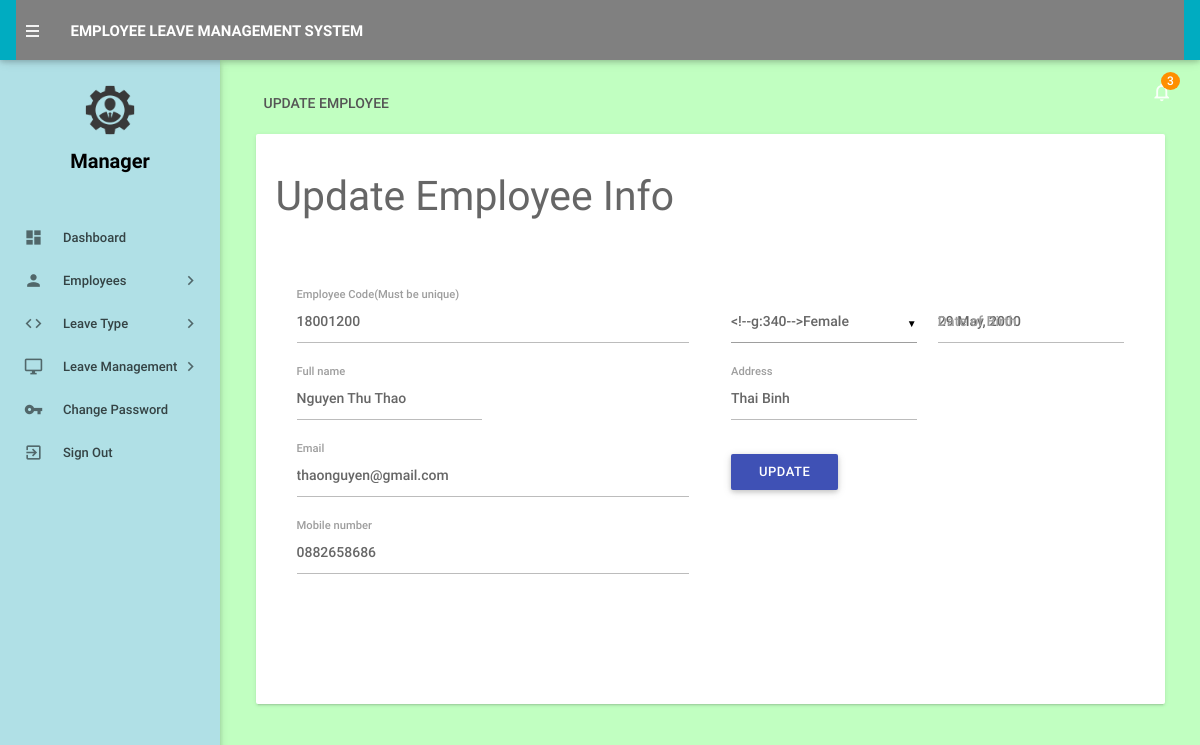
The app's page /admin/editemployee.php?empid=1 (signed in) with its own data.
### tables this page shows
CREATE TABLE `employees` (
  `id` int(11) NOT NULL,
  `EmpId` varchar(100) NOT NULL,
  `FullName` varchar(150) NOT NULL,
  `EmailId` varchar(200) NOT NULL,
  `Password` varchar(180) NOT NULL,
  `Gender` varchar(100) NOT NULL,
  `Dob` varchar(100) NOT NULL,
  `Address` varchar(255) NOT NULL,
  `Phonenumber` char(11) NOT NULL,
  `Status` int(1) NOT NULL,
  `RegDate` timestamp NOT NULL DEFAULT current_timestamp()
);

### admin/editemployee.php (the view, shortened to what this page needs)
<?php
include('includes/config.php');
if (strlen($_SESSION['alogin']) == 0) {
    header('location:index.php');
} else {
    ?>
    <!DOCTYPE html>
    <html lang="en">
        <head>
            <link type="text/css" rel="stylesheet" href="../assets/plugins/materialize/css/materialize.min.css"/>
            <link href="../assets/plugins/material-preloader/css/materialPreloader.min.css" rel="stylesheet">
            <link href="../assets/css/alpha.min.css" rel="stylesheet" type="text/css"/>
            <link href="../assets/css/custom.css" rel="stylesheet" type="text/css"/>
        </head>
        <body>
            <?php include('includes/header.php'); ?>
            <?php include('includes/sidebar.php'); ?>
            <div class="mn-content fixed-sidebar" style="background: #C1FFC1">
            <main class="mn-inner" >
                <div class="row">
                    <div class="col s12">
                        <div class="page-title">Update employee</div>
                    </div>
                    <div class="col s12 m12 l12">
                        <div class="card">
                            <div class="card-content">
                                <form id="example-form" method="post" name="updatemp">
                                    <div>
                                        <h3>Update Employee Info</h3>
                                        <section>
                                            <div class="wizard-content">
                                                <div class="row">
                                                    <div class="col m6">
                                                        <div class="row">
                                                            <?php
                                                            $eid = intval($_GET['empid']);
                                                            $sql = "SELECT * from  employees where id=:eid";
                                                            $query = $dbh->prepare($sql);
                                                            $query->bindParam(':eid', $eid, PDO::PARAM_STR);
                                                            $query->execute();
                                                            $results = $query->fetchAll(PDO::FETCH_OBJ);
                                                            if ($query->rowCount() > 0) {
                                                                foreach ($results as $result) {
                                                                    ?>
                                                                    <div class="input-field col  s12">
                                                                        <label for="empcode">Employee Code(Must be unique)</label>
                                                                        <input  name="empcode" id="empcode" value="<?php echo htmlentities($result->EmpId); ?>" type="text" autocomplete="off" readonly required>
                                                                    </div>
                                                                    <div class="input-field col m6 s12">
                                                                        <label for="fullName">Full name</label>
                                                                        <input id="fullName" name="fullName" value="<?php echo htmlentities($result->FullName); ?>"  type="text" required>
                                                                    </div>
                                                                    <div class="input-field col s12">
                                                                        <label for="email">Email</label>
                                                                        <input  name="email" type="email" id="email" value="<?php echo htmlentities($result->EmailId); ?>" readonly autocomplete="off" required>
                                                                    </div>
                                                                    <div class="input-field col s12">
                                                                        <label for="phone">Mobile number</label>
                                                                        <input id="phone" name="mobileno" type="tel" value="<?php echo htmlentities($result->Phonenumber); ?>" maxlength="10" autocomplete="off" required>
                                                                    </div>
                                                                </div>
                                                            </div>
                                                            <div class="col m6">
                                                                <div class="row">
                                                                    <div class="input-field col m6 s12">
                                                                    </div>
                                                                    <div class="input-field col m6 s12">
                                                                        <label for="birthdate">Date of Birth</label>
                                                                        <input id="birthdate" name="dob"  class="datepicker" value="<?php echo htmlentities($result->Dob); ?>" >
                                                                    </div>
                                                                    <div class="input-field col m6 s12">
                                                                        <label for="address">Address</label>
                                                                        <input id="address" name="address" type="text"  value="<?php echo htmlentities($result->Address); ?>" autocomplete="off" required>
                                                                    </div>
                                                                <?php
                                                                }
                                                            }
                                                            ?>
                                                            <div class="input-field col s12">
                                                                <button type="submit" name="update"  id="update" class="waves-effect waves-light btn indigo m-b-xs">UPDATE</button>
                                                            </div>
                                                        </div>
                                                    </div>
                                                </div>
                                            </div>
                                        </section>
                                    </div>
                                </form>
                            </div>
                        </div>
                    </div>
                </div>
            </main>
        </div>
        <div class="left-sidebar-hover"></div>
    </body>
    </html>
<?php } ?>

### admin/includes/sidebar.php (style rules this page uses)
body { background: #FFEC8B }

### records on screen
employees: empcode "18001200", fullName "Nguyen Thu Thao", email "thaonguyen@gmail.com", mobileno "0882658686", dob "29 May, 2000", address "Thai Binh"

### other values on screen
$unreadcount "3"
